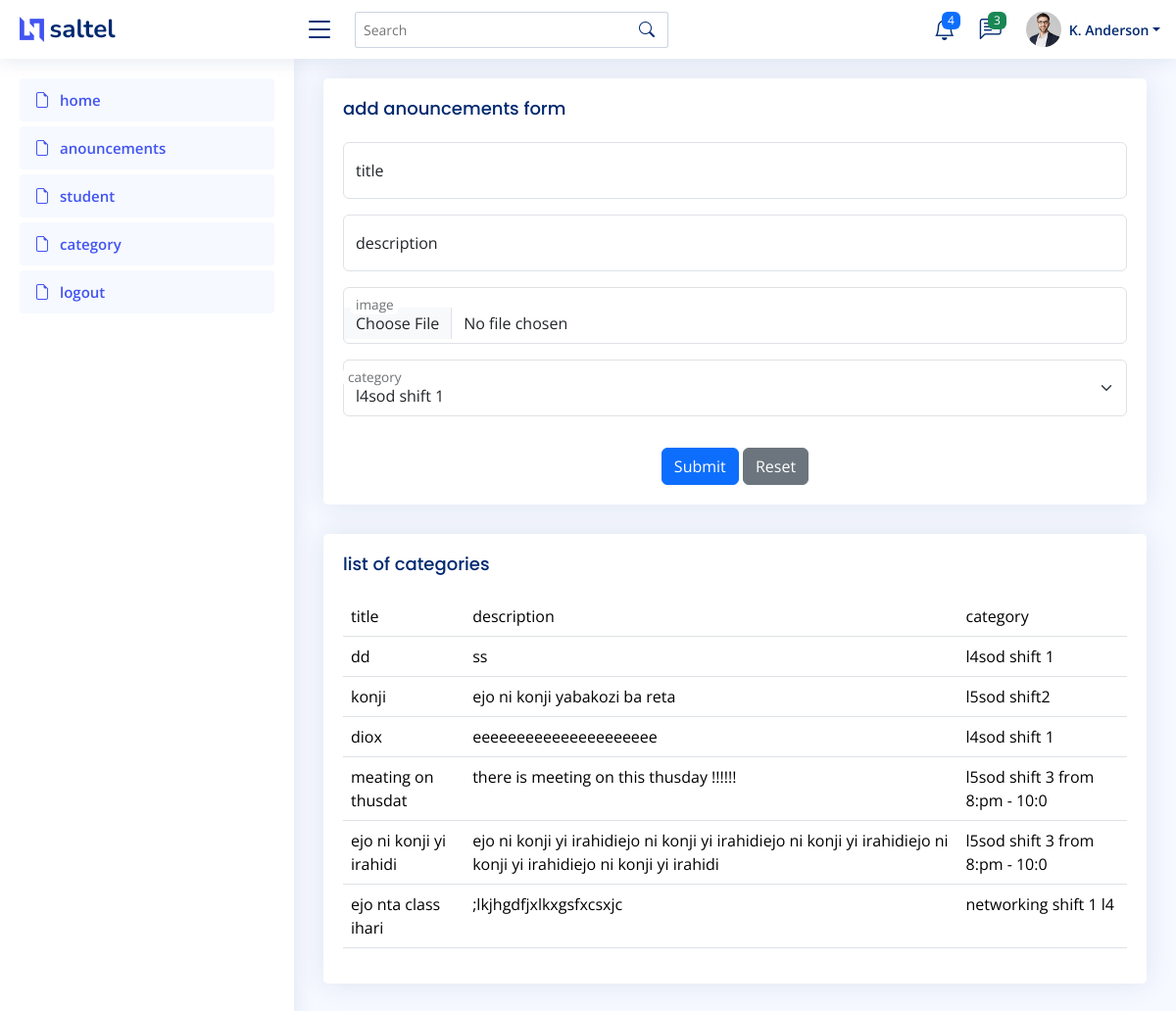
Screenshot of /Dashboard/anouncements.php with the database file from the repository.
### tables this page shows
CREATE TABLE `announcements` (
  `id` int(11) NOT NULL,
  `title` varchar(30) NOT NULL,
  `description` varchar(200) NOT NULL,
  `image` varchar(200) NOT NULL,
  `cid` int(11) NOT NULL
);

CREATE TABLE `category` (
  `id` int(11) NOT NULL,
  `title` varchar(30) NOT NULL
);

### Dashboard/anouncements.php (the view, shortened to what this page needs)
<!DOCTYPE html>
<html lang="en">
<head>
  <link href="assets/vendor/bootstrap/css/bootstrap.min.css" rel="stylesheet">
  <link href="assets/vendor/bootstrap-icons/bootstrap-icons.css" rel="stylesheet">
  <link href="assets/vendor/boxicons/css/boxicons.min.css" rel="stylesheet">
  <link href="assets/vendor/quill/quill.snow.css" rel="stylesheet">
  <link href="assets/vendor/quill/quill.bubble.css" rel="stylesheet">
  <link href="assets/vendor/remixicon/remixicon.css" rel="stylesheet">
  <link href="assets/vendor/simple-datatables/style.css" rel="stylesheet">
  <link href="assets/css/style.css" rel="stylesheet">
</head>
<body>
  <?php
  include ("header.php");
  include ("asidemenu.php");
  ?>
  <main id="main" class="main">
    <section class="section">
      <div class="row">
        <div class="col-lg-12">
          <div class="card">
            <div class="card-body">
              <h5 class="card-title">add anouncements form</h5>
              <form class="row g-3" method='post' action="" enctype="multipart/form-data">
                <div class="col-md-12">
                  <div class="form-floating">
                    <input type="text" class="form-control" id="floatingName" placeholder="title" name='title'>
                    <label for="floatingName">title</label>
                  </div>
                </div>
                <div class="col-md-12">
                  <div class="form-floating">
                    <input type="text" class="form-control" id="floatingName" placeholder="description" name='description'>
                    <label for="floatingName">description</label>
                  </div>
                </div>
                <div class="col-md-12">
                  <div class="form-floating">
                    <input type="file" class="form-control" id="floatingName" placeholder="image" name='image'>
                    <label for="floatingName">image</label>
                  </div>
                </div>
                <div class="form-floating mb-3">
                  <select class="form-select" id="floatingSelect" name='cid' aria-label="State">
                    <?php
                    include ("connection.php");
                    $result = mysqli_query($connection, "select * from category");
                    while ($row = mysqli_fetch_array($result)) {
                      ?>
                      <option value="<?php echo $row['id']; ?>"><?php echo $row['title']; ?></option>
                      <?php
                    }
                    ?>
                  </select>
                  <label for="floatingSelect">category</label>
                </div>
                <div class="text-center">
                  <button type="submit" class="btn btn-primary" name='submit'>Submit</button>
                  <button type="reset" class="btn btn-secondary">Reset</button>
                </div>
              </form>
            </div>
          </div>
        </div>
        <div class="col-lg-12">
          <div class="card">
            <div class="card-body">
              <h5 class="card-title">list of categories</h5>
              <table class='table'>
                <tr>
                  <td>title</td><td>description</td><td>category</td>
                </tr>
                <?php
                include ("connection.php");
                $result = mysqli_query($connection, "SELECT announcements.title,description,image,category.title FROM announcements,category WHERE announcements.cid=category.id");
                while ($row = mysqli_fetch_array($result)) {
                  ?>
                  <tr>
                    <td><?php echo $row['0']; ?></td>
                    <td><?php echo $row['1']; ?></td>
                    <td><?php echo $row['3']; ?></td>
                  </tr>
                  <?php
                }
                ?>
              </table>
            </div>
          </div>
        </div>
      </div>
    </section>
  </main>
</body>
</html>

### Dashboard/assets/css/style.css (style rules this page uses)
:root { scroll-behavior: smooth; }
body { font-family: "Open Sans", sans-serif; background: #f6f9ff; color: #444444; }
h1, h2, h3, h4, h5, h6 { font-family: "Nunito", sans-serif; }
#main { margin-top: 60px; padding: 20px 30px; transition: all 0.3s; }
.card { margin-bottom: 30px; border: none; border-radius: 5px; box-shadow: 0px 0 30px rgba(1, 41, 112, 0.1); }
.card-title { padding: 20px 0 15px 0; font-size: 18px; font-weight: 500; color: #012970; font-family: "Poppins", sans-serif; }
.card-body { padding: 0 20px 20px 20px; }
@media (min-width: 1200px) { #main, #footer { margin-left: 300px; } }

### rows the page displays
announcements: title "dd", description "ss", category.title "l4sod shift 1"
announcements: title "konji", description "ejo ni konji yabakozi ba reta", category.title "l5sod shift2"
announcements: title "diox", description "eeeeeeeeeeeeeeeeeeeee", category.title "l4sod shift 1"
announcements: title "meating on thusdat", description "there is meeting on this thusday !!!!!!", category.title "l5sod shift 3 from 8:pm - 10:0"
announcements: title "ejo ni konji yi irahidi", description "ejo ni konji yi irahidiejo ni konji yi irahidiejo ni konji yi irahidiejo ni konji yi irahidiejo ni konji yi irahidi", category.title "l5sod shift 3 from 8:pm - 10:0"
announcements: title "ejo nta class ihari", description ";lkjhgdfjxlkxgsfxcsxjc", category.title "networking shift 1 l4"

### other values shown
form field cid "l4sod shift 1"
